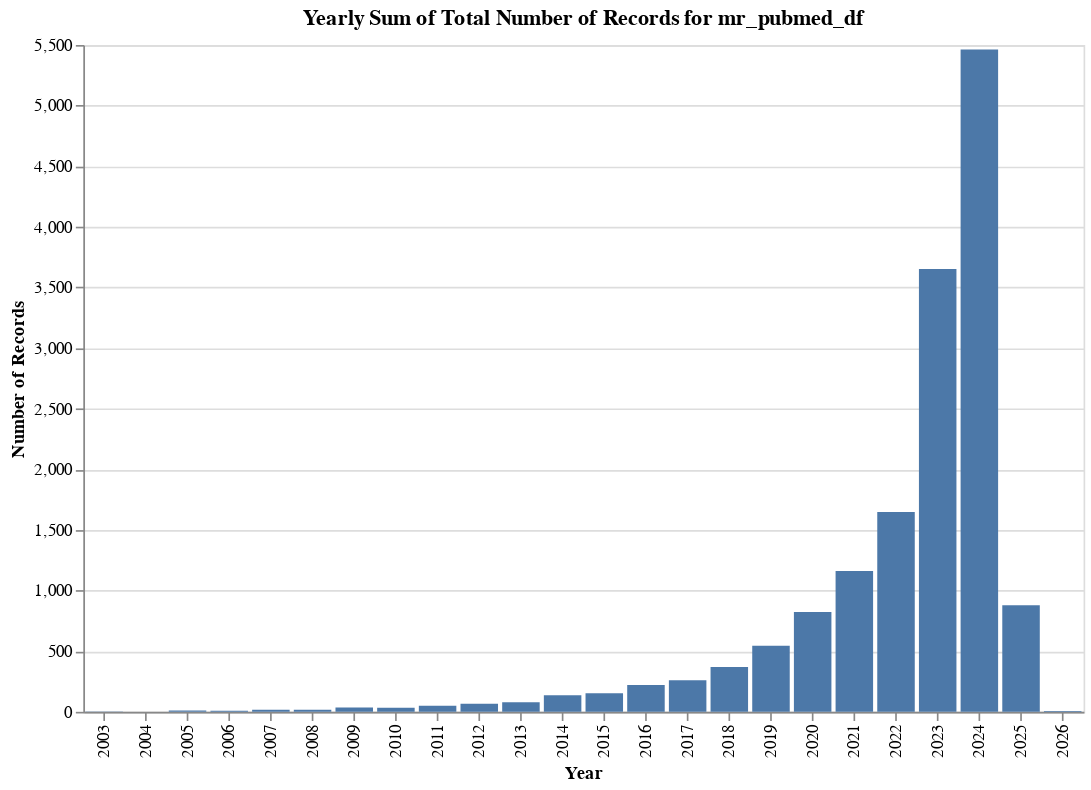

The notebook cell this image was saved under:
### Markdown cell above
# Distribution of the number of abstracts per year

### Code cell
# Ensure the 'pub_date' column is in datetime format
mr_pubmed_df["pub_date"] = pd.to_datetime(mr_pubmed_df["pub_date"], errors="coerce")

# Extract the year from the 'pub_date' column
mr_pubmed_df["year"] = mr_pubmed_df["pub_date"].dt.year

# Group by year and count the number of records
yearly_counts = mr_pubmed_df.groupby("year").size().reset_index(name="count")

# Create the Altair bar chart
chart = (
    alt.Chart(yearly_counts)
    .mark_bar()
    .encode(
        x=alt.X("year:O", title="Year"),
        y=alt.Y("count:Q", title="Number of Records"),
        tooltip=["year", "count"],
    )
    .properties(
        title="Yearly Sum of Total Number of Records for mr_pubmed_df",
        width=600,
        height=400,
    )
)

chart

### Figure 1 — Vega-Lite specification as saved in the notebook (floating-point values rounded to 4 significant figures)
{"config": {"view": {"continuousWidth": 300, "continuousHeight": 300}}, "data": {"name": "data-521a364920d5267968bcd563c5d5110c"}, "mark": {"type": "bar"}, "encoding": {"tooltip": [{"field": "year", "type": "quantitative"}, {"field": "count", "type": "quantitative"}], "x": {"field": "year", "title": "Year", "type": "ordinal"}, "y": {"field": "count", "title": "Number of Records", "type": "quantitative"}}, "height": 400, "title": "Yearly Sum of Total Number of Records for mr_pubmed_df", "width": 600, "$schema": "https://vega.github.io/schema/vega-lite/v5.20.1.json", "datasets": {"data-521a364920d5267968bcd563c5d5110c": [{"year": 2003, "count": 2}, {"year": 2004, "count": 1}, {"year": 2005, "count": 11}, {"year": 2006, "count": 8}, {"year": 2007, "count": 16}, {"year": 2008, "count": 17}, {"year": 2009, "count": 35}, {"year": 2010, "count": 34}, {"year": 2011, "count": 49}, {"year": 2012, "count": 66}, {"year": 2013, "count": 78}, {"year": 2014, "count": 137}, {"year": 2015, "count": 153}, {"year": 2016, "count": 221}, {"year": 2017, "count": 260}, {"year": 2018, "count": 369}, {"year": 2019, "count": 545}, {"year": 2020, "count": 823}, {"year": 2021, "count": 1161}, {"year": 2022, "count": 1649}, {"year": 2023, "count": 3653}, {"year": 2024, "count": 5462}, {"year": 2025, "count": 878}, {"year": 2026, "count": 7}]}}
